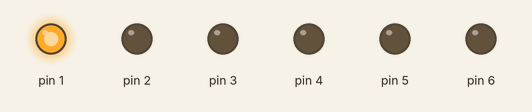
Recording of a sketch running on a simulated Arduino Uno, built with avr-gcc and run on an emulated ATmega328P. Shown: output pins drawn as LEDs (lit = HIGH).

Above: at 0.5 s.
At 1.5 s:
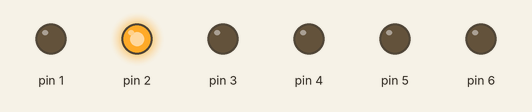
At 2.5 s:
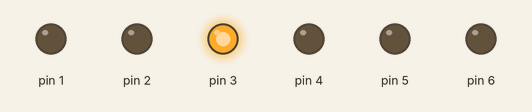
At 3.5 s:
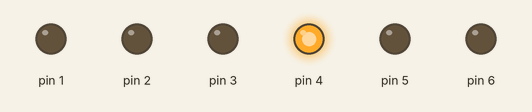
At 4.5 s:
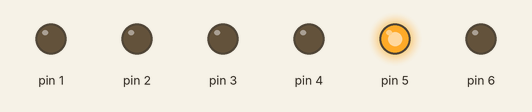
At 5.5 s:
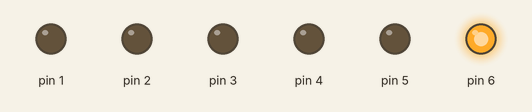
Timing chart, 0 to 7.8 s (numbered marks = the images above):
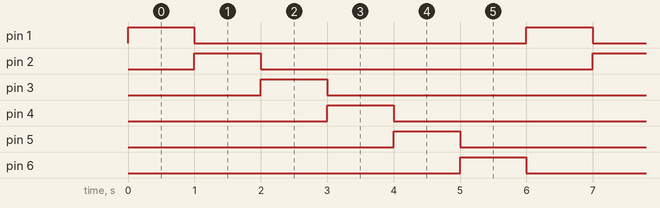

The sketch:

FlashingLED_for_loop.ino
```cpp
//Globalen variablen, dat houd in dat ze voor het hele programma zichtbaarzijn
//Ook zijn ze vanaf overal aan te roepen, voor zowel de setup() als de loop() funties.
int port_nummer; //port nummer wordt pas in het verloop van het programma toegekent
int aantal_leds = 6; //Deze waarde blijft altijd constant

//Deze functie(code) wordt 1 keer uitgevoerd door de arduino,
//dit is om de computer te vertellen wat elke poort is(INPUT of OUTPUT)
void setup() {
  //De for-loop zal voor het aantal LED's dat is aangesloten op de arduino
  //een port toekennen en deze markeren als een OUTPUT.
  for(port_nummer=1;port_nummer<=aantal_leds;port_nummer++){
    pinMode(port_nummer, OUTPUT);//Markeer de poort als OUTPUT
    }
}

//Deze functie wordt oneinig uitgevoerd door de arduino, hier worden all acties in geplaatst
void loop() {
  //Deze for-loop gaat elke LED langs en zet deze aan, na 1 seconde wordt de LED weer uitgezet
  //Het port_nummer wordt weer op 1 gezet, want als de arduino klaar is met de setup() dan is de waarde 6
  for(port_nummer=1;port_nummer<=aantal_leds;port_nummer++){
    digitalWrite(port_nummer, HIGH); //Zet de LED aan van een bepaalde port
    delay(1000); //Wacht 1000 miliseconden
    digitalWrite(port_nummer, LOW); //Zet de LED uit
    }
}
```

Measured:
- by itself, pin 1–6: alternates HIGH for 1.0 s and LOW for 5.0 s
- by itself, everything shown: repeats every 6.0 s, in 7 steps
